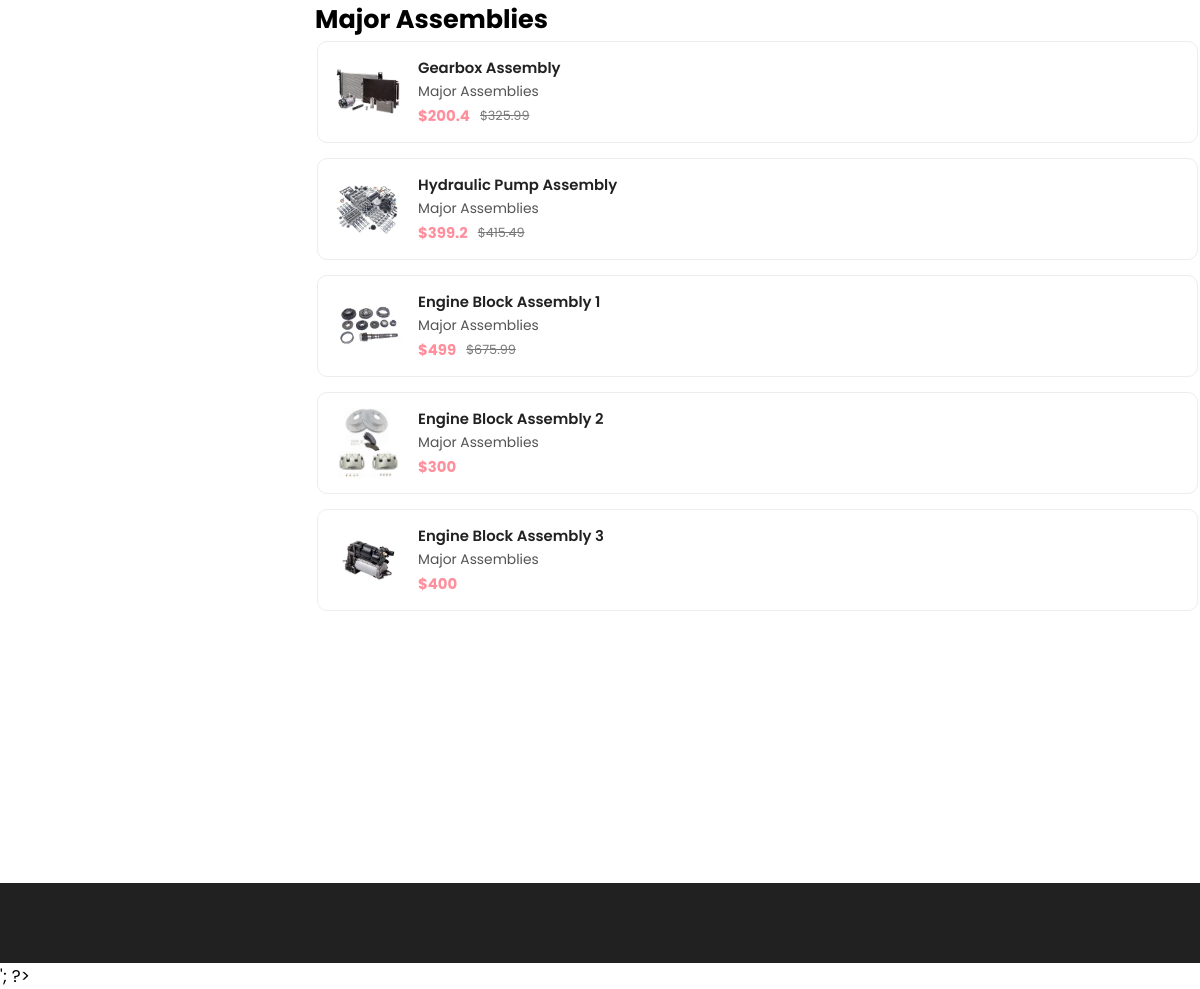
/dealer/listOfProduct?Category=Major_Assemblies, run on the app's committed database.
### tables this page shows
CREATE TABLE IF NOT EXISTS `sparepart` (
  `sparePartNum` mediumint NOT NULL,
  `sparePartName` varchar(50) NOT NULL,
  `sparePartDescription` varchar(255) NOT NULL,
  `stockItemQty` smallint NOT NULL,
  `weight` float NOT NULL,
  `price` float NOT NULL,
  `discountPrice` float DEFAULT NULL,
  `sparePartImage` varchar(150) DEFAULT NULL,
  PRIMARY KEY (`sparePartNum`)
);

### dealer/listOfProduct.php (the view, shortened to what this page needs)
<?php
require_once ('../db/connet.php');
$category = $_GET["Category"];
?>
<!DOCTYPE html>
<html lang="en">
  <head>
    <link rel="stylesheet" href="./asserts/css/style-prefix.css" />
    <?php
    switch($category){
      case "Major_Assemblies":
        $categoryTitle = "Major Assemblies";
      break;
    }
?>
  </head>
  <body>
    <main>
      <div class="product-container">
        <div class="container">
          <div class="product-box">
            <div class="product-minimal">
              <div class="product-showcase">
                <?php
                echo'<h2 class="title">'.$categoryTitle.'</h2>';
                ?>
                <div class="showcase-wrapper has-scrollbar">
                  <div class="showcase-container">
                    <?php
                  $categoryID=0;
                  switch($category){
                    case "Major_Assemblies":$categoryID= 2;
                    break;
                  };
                  $sql = "SELECT * FROM sparePart WHERE  sparePartNum like '".$categoryID."%'";
                  $result = $conn->query($sql);
                  if($result->num_rows > 0){
                    while($row = $result->fetch_assoc()) {
                      $category ="";
                      $categoryName="";
                      switch(substr($row["sparePartNum"],0,1)){
                        case "2":$category="./listOfProduct?Category=Major_Assemblies";
                                $categoryName="Major Assemblies";
                        break;
                      };
                        echo ' <div class="showcase" onclick="ProductDetail('.$row["sparePartNum"].')">
                        <a href="#" class="showcase-img-box">
                          <img
                            src="'.$row["sparePartImage"].'"
                            width="70"
                            class="showcase-img"
                          />
                        </a>
                        <div class="showcase-content">
                          <a href="#"><h4 class="showcase-title">'.$row["sparePartName"].'</h4></a>
                          <a href='.$category.' class="showcase-category">'.$categoryName.'</a>';
                        if($row["discountPrice"]==null){
                          $price = $row["price"];
                          echo'<div class="price-box">
                          <p class="price">$'.$price.'</p>
                        </div>';
                        }else{
                          $price = $row["discountPrice"];
                          $delPrice= $row["price"];
                          echo'<div class="price-box">
                          <p class="price">$'.$price.'</p>
                          <del>$'.$delPrice.'</del>
                        </div>';
                        }
                        echo'
                        </div>
                      </div>';
                    }
                  }
                  ?>
                  </div>
                </div>
              </div>
            </div>
          </div>
        </div>
      </div>
    </main>
    <footer>
    </footer>
  </body>
</html>

### data on the page
sparepart: sparePartImage (picture), sparePartName "Gearbox Assembly", sparePartNum "Major Assemblies", discountPrice "200.4", price "325.99"
sparepart: sparePartImage (picture), sparePartName "Hydraulic Pump Assembly", sparePartNum "Major Assemblies", discountPrice "399.2", price "415.49"
sparepart: sparePartImage (picture), sparePartName "Engine Block Assembly 1", sparePartNum "Major Assemblies", discountPrice "499", price "675.99"
sparepart: sparePartImage (picture), sparePartName "Engine Block Assembly 2", sparePartNum "Major Assemblies", price "300"
sparepart: sparePartImage (picture), sparePartName "Engine Block Assembly 3", sparePartNum "Major Assemblies", price "400"

### other printed values
$categoryTitle "Major Assemblies"
